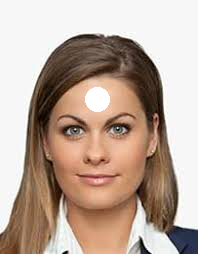
#> input picture sm.png, 198 x 254 px
$ python chap4.py
#> lines starting #> are read from the running program, lines starting #| are printed output that depends on the picture; after the words box and inside, x2 and y2 are one past the last pixel; in counts of white or black regions, pixels touching at a corner belong together
import numpy as np
from matplotlib import pyplot as plt
import cv2

img = cv2.imread('sm.png',1)     # input
#> img is the input picture: shape (254, 198, 3); mean B, G, R 153.5, 166.7, 187.2
mask = cv2.imread('smmask.png',0)     # mask
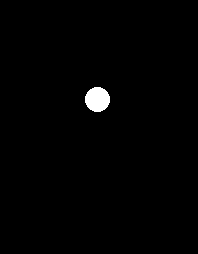
#> input picture smmask.png, 198 x 254 px
#> mask: shape (254, 198); 0.97% white; 1 white region, box (x1, y1, x2, y2) and area: (85, 87, 110, 112) 489

dst_TELEA = cv2.inpaint(img,mask,3,cv2.INPAINT_TELEA)
dst_NS = cv2.inpaint(img,mask,3,cv2.INPAINT_NS)

plt.subplot(221), plt.imshow(img)
plt.title('degraded image')
plt.subplot(222), plt.imshow(mask, 'gray')
plt.title('mask image')
plt.subplot(223), plt.imshow(dst_TELEA)
plt.title('TELEA')
plt.subplot(224), plt.imshow(dst_NS)
plt.title('NS')

plt.tight_layout()
plt.show()
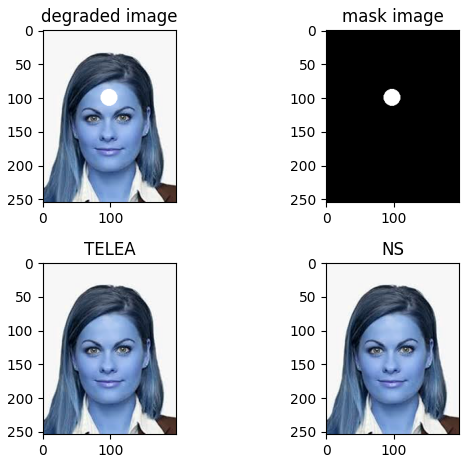
#> figure drawn by matplotlib, 4 panels; B, G, R data is drawn as R, G, B
